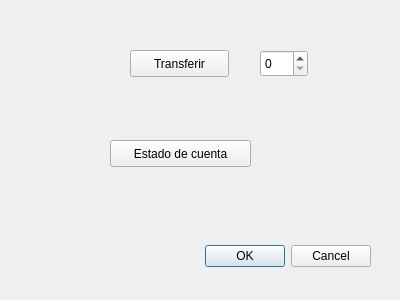
<?xml version="1.0" encoding="UTF-8"?>
<ui version="4.0">
 <class>Transacciones</class>
 <widget class="QDialog" name="Transacciones">
  <property name="geometry">
   <rect>
    <x>0</x>
    <y>0</y>
    <width>400</width>
    <height>300</height>
   </rect>
  </property>
  <property name="windowTitle">
   <string>Dialog</string>
  </property>
  <widget class="QDialogButtonBox" name="buttonBox">
   <property name="geometry">
    <rect>
     <x>30</x>
     <y>240</y>
     <width>341</width>
     <height>32</height>
    </rect>
   </property>
   <property name="orientation">
    <enum>Qt::Horizontal</enum>
   </property>
   <property name="standardButtons">
    <set>QDialogButtonBox::Cancel|QDialogButtonBox::Ok</set>
   </property>
  </widget>
  <widget class="QPushButton" name="transferir_btn">
   <property name="geometry">
    <rect>
     <x>130</x>
     <y>50</y>
     <width>99</width>
     <height>27</height>
    </rect>
   </property>
   <property name="text">
    <string>Transferir</string>
   </property>
  </widget>
  <widget class="QPushButton" name="estado_cuenta_btn">
   <property name="geometry">
    <rect>
     <x>110</x>
     <y>140</y>
     <width>141</width>
     <height>27</height>
    </rect>
   </property>
   <property name="text">
    <string>Estado de cuenta</string>
   </property>
  </widget>
  <widget class="QSpinBox" name="spinBox">
   <property name="geometry">
    <rect>
     <x>260</x>
     <y>50</y>
     <width>48</width>
     <height>27</height>
    </rect>
   </property>
  </widget>
 </widget>
 <resources/>
 <connections>
  <connection>
   <sender>buttonBox</sender>
   <signal>accepted()</signal>
   <receiver>Transacciones</receiver>
   <slot>accept()</slot>
   <hints>
    <hint type="sourcelabel">
     <x>248</x>
     <y>254</y>
    </hint>
    <hint type="destinationlabel">
     <x>157</x>
     <y>274</y>
    </hint>
   </hints>
  </connection>
  <connection>
   <sender>buttonBox</sender>
   <signal>rejected()</signal>
   <receiver>Transacciones</receiver>
   <slot>reject()</slot>
   <hints>
    <hint type="sourcelabel">
     <x>316</x>
     <y>260</y>
    </hint>
    <hint type="destinationlabel">
     <x>286</x>
     <y>274</y>
    </hint>
   </hints>
  </connection>
 </connections>
</ui>
